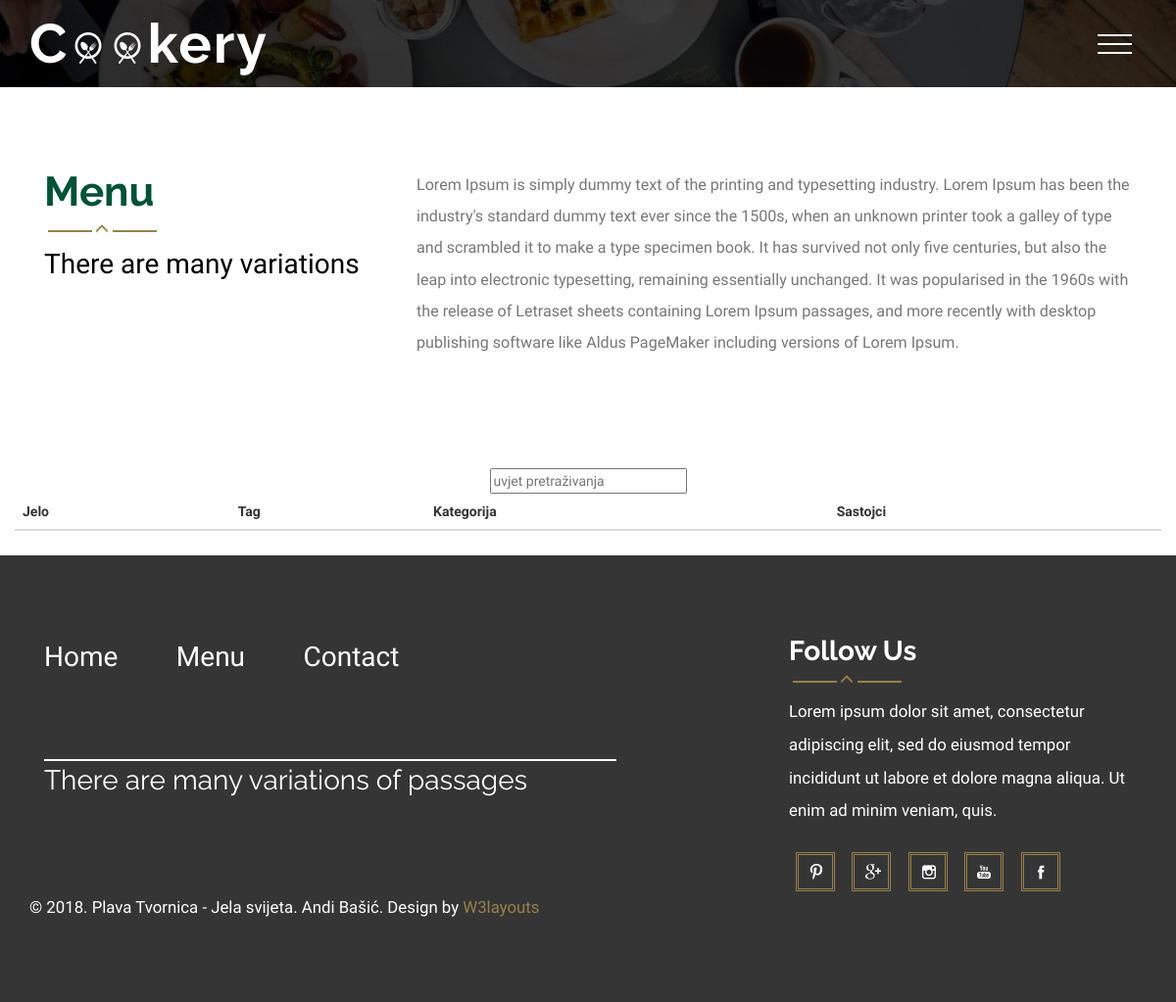
Page /menu.php on the earlier database version.
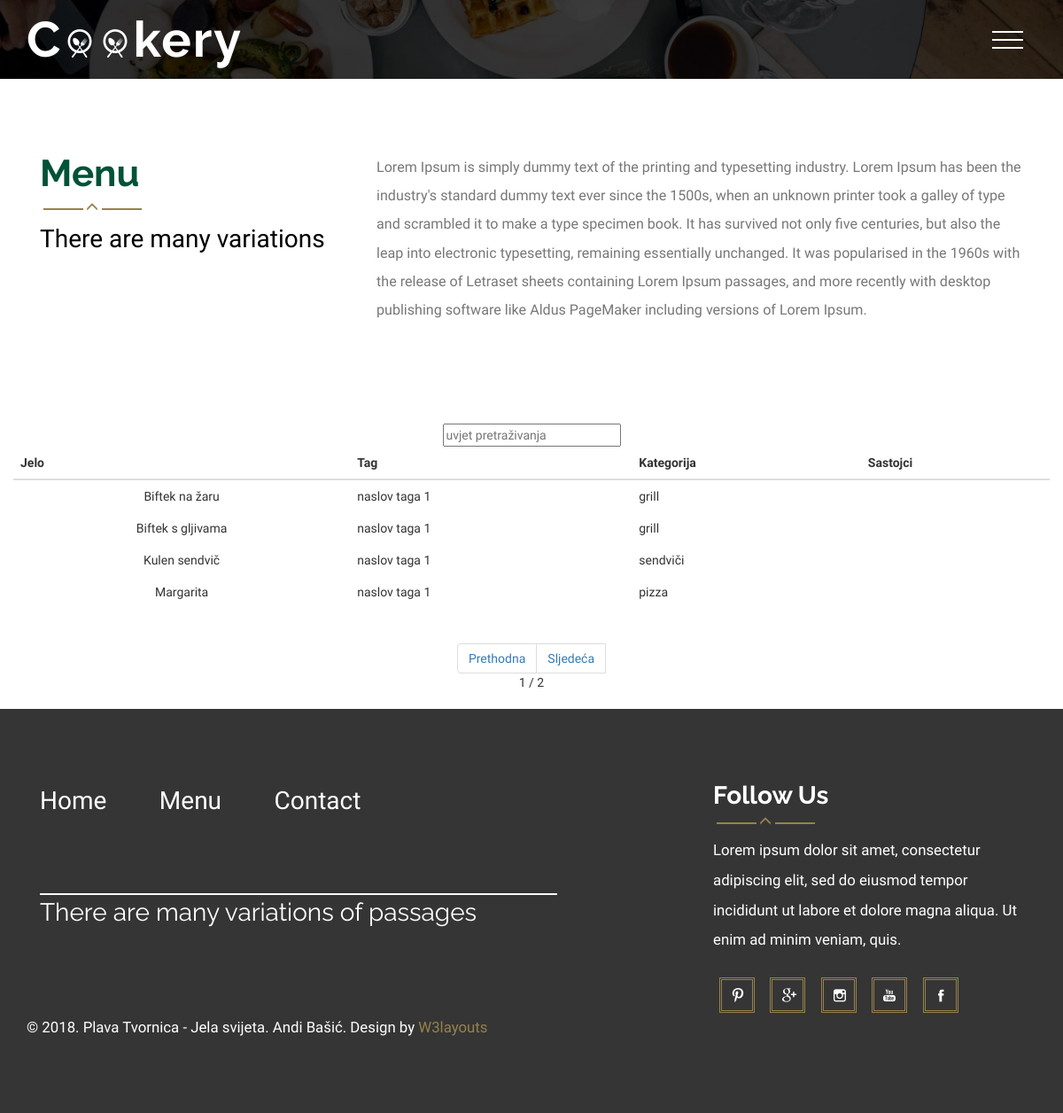
Same page on the later database version.
### tables this page shows
create table jelo(
sifra int not null primary key auto_increment,
nazivJelo varchar(50) not null,
opis varchar(50),
cijena int,
tag int not null,
kategorija int null

);

create table tag(
sifra int not null primary key auto_increment,
nazivTag varchar(50) not null,
slug varchar(50) not null
);

create table kategorija(
sifra int not null primary key auto_increment,
nazivKategorija varchar(50) not null,
slug varchar(50) not null
);

### konfiguracija.php (called while the page is built, shortened)
<?php
$brojRezultataPoStranici=4;

### menu.php (the view, shortened to what this page needs)
<?php include_once 'konfiguracija.php';
$stranica = isset($_GET["stranica"]) ? $_GET["stranica"] : 1;?>
<!DOCTYPE html>
<html>
<head>
	<?php include_once 'include/head.php'; ?>
</head>
<body>
	<?php include_once 'include/menu-menu.php'; ?>
	<div class="menu">
		<div class="container">
			<div class="menu-top">
				<div class="col-md-4 menu-left animated wow fadeInLeft" data-wow-duration="1000ms" data-wow-delay="500ms">
					<h3>Menu</h3>
					<label><i class="glyphicon glyphicon-menu-up"></i></label>
					<span>There are many variations</span>
				</div>
				<div class="col-md-8 menu-right animated wow fadeInRight" data-wow-duration="1000ms" data-wow-delay="500ms">
					<p>Lorem Ipsum is simply dummy text of the printing and typesetting industry. Lorem Ipsum has been the industry's standard dummy text ever since the 1500s, when an unknown printer took a galley of type and scrambled it to make a type specimen book. It has survived not only five centuries, but also the leap into electronic typesetting, remaining essentially unchanged. It was popularised in the 1960s with the release of Letraset sheets containing Lorem Ipsum passages, and more recently with desktop publishing software like Aldus PageMaker including versions of Lorem Ipsum.</p>
				</div>
				<div class="clearfix"> </div>
			</div>
		</div>
	</div>
	   <section class="head index-part-1">
          <div class="wow">
          <div class="container">
            <div class="row">
               <div class="font-1 helmet text-center">
               <form method="get">
                  <input type="text" name="uvjet"
                  placeholder="uvjet pretraživanja"
                  value="<?php echo isset($_GET["uvjet"]) ? $_GET["uvjet"] : "" ?>" />
                </form
                <?php
                $uvjet = "%" . (isset($_GET["uvjet"]) ? $_GET["uvjet"] : "") . "%";
                $izraz = $veza->prepare("
                  select count(a.sifra)
					from jelo a
					inner join tag b on a.tag=b.sifra
					inner join kategorija c on a.kategorija=c.sifra
                  where concat(a.nazivJelo,b.nazivTag,c.nazivKategorija) like :uvjet");
                $izraz->execute(array("uvjet"=>$uvjet));
                $ukupnoRedova = $izraz->fetchColumn();
                $ukupnoStranica = ceil($ukupnoRedova/$brojRezultataPoStranici);
                ?>
                <div class="table-responsive">
                  <table class="table">
                    <thead>
                      <tr>
                        <th>Jelo</th>
                        <th>Tag</th>
                        <th>Kategorija</th>
                        <th>Sastojci</th>
                      </tr>
                    </thead>
                    <tbody>
                <?php
                $izraz = $veza->prepare("
                  select
                  a.sifra,
                  a.nazivJelo,
                  a.opis,
                  a.cijena,
                  b.nazivTag,
                  c.nazivKategorija
	              from jelo a
				  inner join tag b on a.tag=b.sifra
				  inner join kategorija c on a.kategorija=c.sifra
                  where concat(a.nazivJelo,b.nazivTag,c.nazivKategorija) like :uvjet
                  order by nazivJelo limit :stranica, :brojRezultataPoStranici
                  ");
                $izraz->bindValue("stranica", $stranica* $brojRezultataPoStranici -  $brojRezultataPoStranici , PDO::PARAM_INT);
                $izraz->bindValue("brojRezultataPoStranici", $brojRezultataPoStranici, PDO::PARAM_INT);
                $izraz->bindParam("uvjet", $uvjet);
                $izraz->execute();
                $rezultati = $izraz->fetchAll(PDO::FETCH_OBJ);
                ?>
                   <?php
                     foreach ($rezultati as $red):
                   ?>
                      <tr>
                        <td><?php echo $red->nazivJelo; ?></td>
                        <td><?php echo $red->nazivTag; ?></td>
                        <td><?php echo $red->nazivKategorija; ?></td>
                      </tr>
                     <?php endforeach; ?>
                    </tbody>
                  </table>
              <?php
               if($ukupnoRedova>$brojRezultataPoStranici){
                include 'paginacija.php';
              }
              ?>
                  </div>
               </div>
            </div>
          </div>
    </section>
	<?php include_once 'include/footer.php'; ?>
</body>
</html>

### include/head.php (shortened to what this page needs)
<link href="css/bootstrap.css" rel="stylesheet" type="text/css" media="all" />
<link href="css/style.css" rel="stylesheet" type="text/css" media="all" />
<link href="css/styles.css" rel="stylesheet">
	<link rel="stylesheet" type="text/css" href="css/component.css" />
<link href="css/animate.min.css" rel="stylesheet">

### include/menu-menu.php (shortened to what this page needs)
<div class="header head">
	<div class="container">
		<div class="logo animated wow pulse" data-wow-duration="1000ms" data-wow-delay="500ms">
			<h1><a href="index.php"><span>C</span><img src="images/oo.png" alt=""><img src="images/oo.png" alt="">kery</a></h1>
		</div>
		<div class="nav-icon">
			<a href="#" class="navicon"></a>
		</div>
	<div class="clearfix"></div>
	</div></div>

### include/footer.php
<div class="footer">
		<div class="container">
			<div class="footer-head">
				<div class="col-md-8 footer-top animated wow fadeInRight" data-wow-duration="1000ms" data-wow-delay="500ms">
					<ul class=" in">
						<li><a href="index.php">Home</a></li>
						<li><a  href="menu.php">Menu</a></li>
						<li><a  href="contact.php">Contact</a></li>
					</ul>
						<span>There are many variations of passages</span>
				</div>
				<div class="col-md-4 footer-bottom  animated wow fadeInLeft" data-wow-duration="1000ms" data-wow-delay="500ms">
					<h2>Follow Us</h2>
					<label><i class="glyphicon glyphicon-menu-up"></i></label>
					<p>Lorem ipsum dolor sit amet, consectetur adipiscing elit, sed do eiusmod tempor incididunt ut labore et dolore magna aliqua. Ut enim ad minim veniam, quis.</p>
					<ul class="social-ic">
						<li><a href="#"><i></i></a></li>
						<li><a href="#"><i class="ic"></i></a></li>
						<li><a href="#"><i class="ic1"></i></a></li>
						<li><a href="#"><i class="ic2"></i></a></li>
						<li><a href="#"><i class="ic3"></i></a></li>
					</ul>
				</div>
			<div class="clearfix"> </div>
			</div>
			<p class="footer-class animated wow bounce" data-wow-duration="1000ms" data-wow-delay="500ms">&copy; 2018. Plava Tvornica - Jela svijeta. Andi Bašić. Design by  <a href="http://w3layouts.com/" target="_blank">W3layouts</a> </p>
		</div>
	</div>

### paginacija.php
<ul class="pagination text-center">
  <li class="pagination-previous"><a href="?stranica=<?php echo $stranica - 1; ?>&uvjet=<?php echo isset($_GET["uvjet"]) ? $_GET["uvjet"] : "" ?>">Prethodna</a></li>
  <li class="pagination-next"><a href="?stranica=<?php echo $stranica + 1; ?>&uvjet=<?php echo isset($_GET["uvjet"]) ? $_GET["uvjet"] : "" ?>">Sljedeća</a></li><br>
     <li><?php echo $stranica ?> / <?php echo $ukupnoStranica; ?></li>
</ul>

### css/style.css (style rules this page uses)
body { background:#fff; font-family: 'Open Sans Condensed', sans-serif; }
body a { transition: 0.5s all; -webkit-transition: 0.5s all; -o-transition: 0.5s all; -moz-transition: 0.5s all; -ms-transition: 0.5s all; }
ul { padding: 0; margin: 0; }
h1,h2,h3,h4,h5,h6,label,p { margin:0; }
.logo { float:left; }
.logo h1 { font-family: 'Raleway', sans-serif; font-size: 4em; font-weight: 700; letter-spacing: 2px; }
.logo a { color: #fff; text-decoration:none; }
.logo a img { margin: 0px 4px; }
.nav-icon { float: right; margin-top: 1.5em; }
.header { background:url(../images/2.jpg) no-repeat left; width:100%; background-size:cover; min-height:750px; display:block; padding-top: 1em; }
.head { min-height:89px; }
.footer { background-color: #353535; padding: 6em 0; }
ul.in li { display:inline-block; }
ul.in li a { color: #FFFFFF; font-size: 2em; text-decoration: none; padding: 0 2em 0 0; display: block; }
.footer-top span { font-size: 2em; color: #fff; font-family: 'Raleway', sans-serif; border-top: 2px solid #fff; width: 80%; display: block; margin: 3em 0; }
p.footer-class { font-size: 1.2em; color: #fff; }
p.footer-class a { text-decoration:none; color:#97824B; }
.footer-bottom h2 { font-size: 2em; color: #fff; font-family: 'Raleway', sans-serif; font-weight: 700; line-height: 1em; }
.footer-bottom p { font-size:1.2em; color:#fff; margin-bottom: 1.5em; line-height:2em; }
.footer-bottom label { display: block; margin: 0.4em 0; }
.footer-bottom label:before, .footer-bottom label:after { width: 45px; height: 2px; display: inline-block; vertical-align: middle; content: ""; margin: 0 1%; background-color: #97824b; }
.footer-bottom i { font-size: 1em; color: #97824b; }
.social-ic li { display:inline-block; }
.social-ic li a i { width: 40px; height: 40px; display: block; background: url(../images/img-sprite.png)no-repeat 0px 2px; margin: 0 0.5em; transition: 0.5s all; -webkit-transition: 0.5s all; -o-transition: 0.5s all; -moz-transition: 0.5s all; -ms-transition: 0.5s all; border:3px double #97824b; }
.social-ic li a i.ic { background: url(../images/img-sprite.png)no-repeat -75px 2px; }
.social-ic li a i.ic1 { background: url(../images/img-sprite.png)no-repeat -145px 2px; }
.social-ic li a i.ic2 { background: url(../images/img-sprite.png)no-repeat -229px 2px; }
.social-ic li a i.ic3 { background: url(../images/img-sprite.png)no-repeat -305px 2px; }
.menu-top { padding: 0em 0 2em; }
.menu-left h3 { font-size:3em; color: #005238; font-family: 'Raleway', sans-serif; font-weight:700; }
.menu-left span { font-size:2em; color:#000; }
.menu-right p { font-size:1.15em; color:#777; line-height: 2em; }
.menu-left label { display: block; margin: 0.4em 0; }
.menu-left label:before,.menu-left label:after { width: 45px; height: 2px; display: inline-block; vertical-align: middle; content: ""; margin: 0 1%; background-color: #97824b; }
.menu-left i { font-size:1em; color:#97824b; }
.menu { padding: 6em 0; }
.table > thead > tr > th, .table > tbody > tr > th, .table > tfoot > tr > th, .table > thead > tr > td, .table > tbody > tr > td, .table > tfoot > tr > td { padding: 8px; line-height: 1.42857143; vertical-align: top; border-top: none; }

### css/styles.css (style rules this page uses)
body { background:#fff; font-family: 'Open Sans Condensed', sans-serif; }
.navicon { background: transparent; position: relative; height: 30px; display: inline-block; z-index: 99; -webkit-transition: linear 0.5s all; transition: linear 0.5s all; width:50px; }
.navicon:before, .navicon:after { background: #fff; -webkit-backface-visibility: hidden; backface-visibility: hidden; content: ""; height: 2px; left: 0; -webkit-transition: 0.8s ease; transition: 0.8s ease; width: 35px; }
.navicon:before { box-shadow: #fff 0 9px 0 0; position: absolute; top: 0; }
.navicon:after { position: absolute; top: 18px; }

### menu.php (style rules this page uses)
table tbody tr td:nth-child(2), table tbody tr td:nth-child(3), table tbody tr td:nth-child(4) { text-align: left; }

Differences in the rows shown:
now on this page (row edited): jelo: nazivJelo "Biftek na žaru", tag.nazivTag "naslov taga 1", kategorija.nazivKategorija "grill"
now on this page (row edited): jelo: nazivJelo "Biftek s gljivama", tag.nazivTag "naslov taga 1", kategorija.nazivKategorija "grill"
now on this page (row edited): jelo: nazivJelo "Kulen sendvič", tag.nazivTag "naslov taga 1", kategorija.nazivKategorija "sendviči"
now on this page (row edited): jelo: nazivJelo "Margarita", tag.nazivTag "naslov taga 1", kategorija.nazivKategorija "pizza"
Other differences:
$stranica: (not shown) → "1"
$ukupnoStranica: (not shown) → "2"
text now shown: "Prethodna Sljedeća /"
